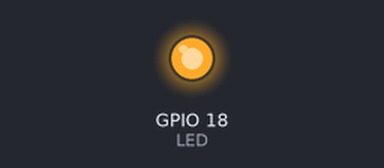
A program run on a simulated Raspberry Pi (BCM pin numbers). Parts: output pins drawn as LEDs (lit = HIGH). At 5.1 s the program stops and its outputs stay as they are.

Above: at 0.3 s.
At 5.2 s:
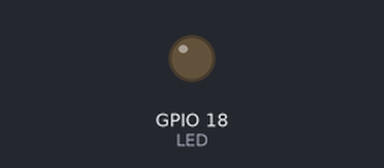
Timing chart, 0 to 6.6 s (numbered marks = the images above):
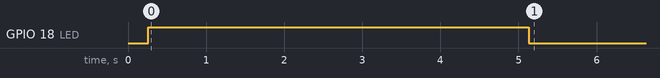

Measured:
- by itself, GPIO 18 (LED): LOW → HIGH at 0.26 s, → LOW 4.9 s later

The program:

04.LED_PWM_ASC.py
```python
import RPi.GPIO as GPIO
import time                             # delay 기능을 위한 모듈

LED = 18                                # wPi. 1(GPIO. 1), BCM. 18, Physical-Pin. 12

GPIO.setmode(GPIO.BCM)                  # BCM 모드 설정
GPIO.setup(LED, GPIO.OUT)               # LED OUTPUT(출력) 설정

pwm = GPIO.PWM(LED, 10)                 # GPIO.PWM(BCM 번호, Hz)
pwm.start(0)                            # pwm 초기값

for value in range(0, 1024) :           # 0 <= value < 1024 반복문
    pwm.ChangeDutyCycle(value / 10.23)  # ChangeDutyCycle(0 ~ 100)
    time.sleep(0.005)                   # 5ms(0.005초) 대기

pwm.stop()                              # pwm 중지
GPIO.cleanup()                          # GPIO 초기화
```
